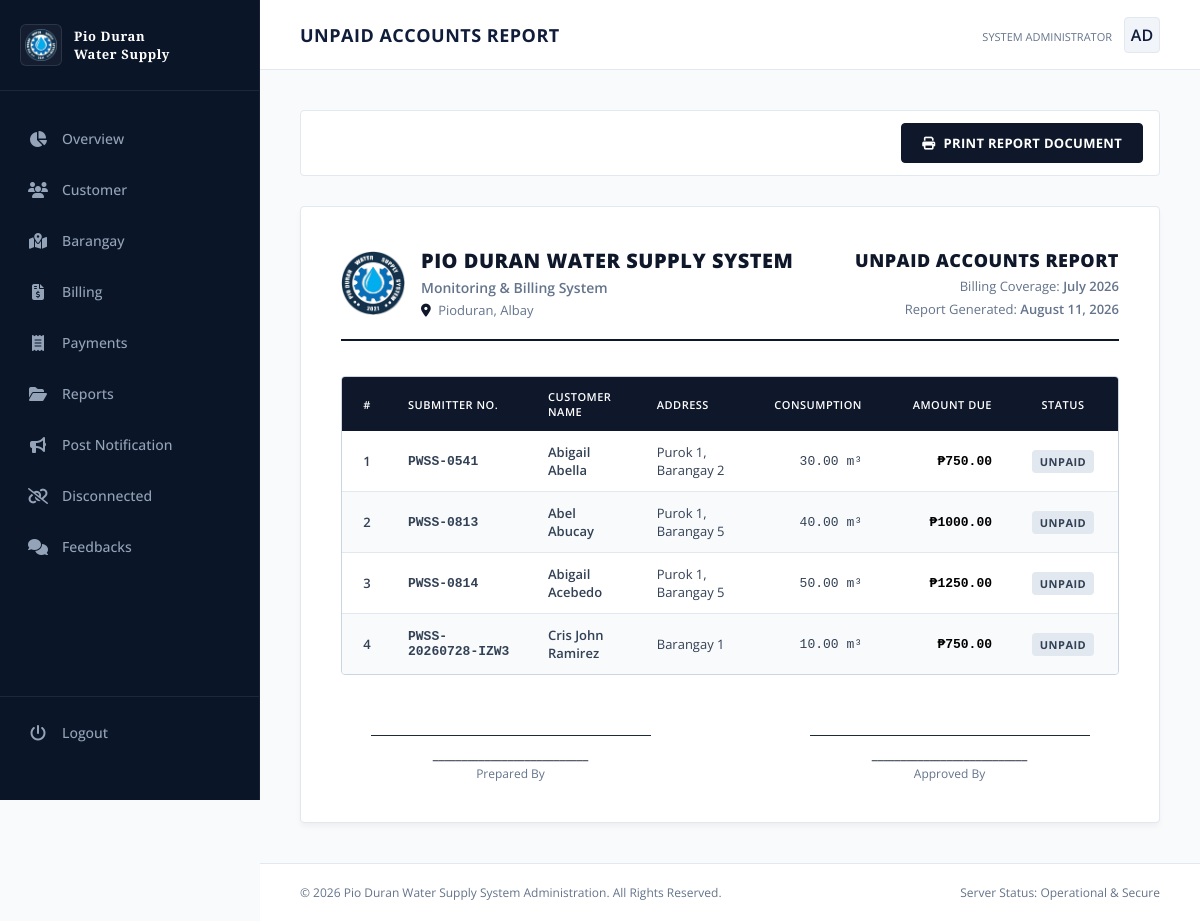
Before: /pwss/reports/unpaid/ (signed in) with the older database file.
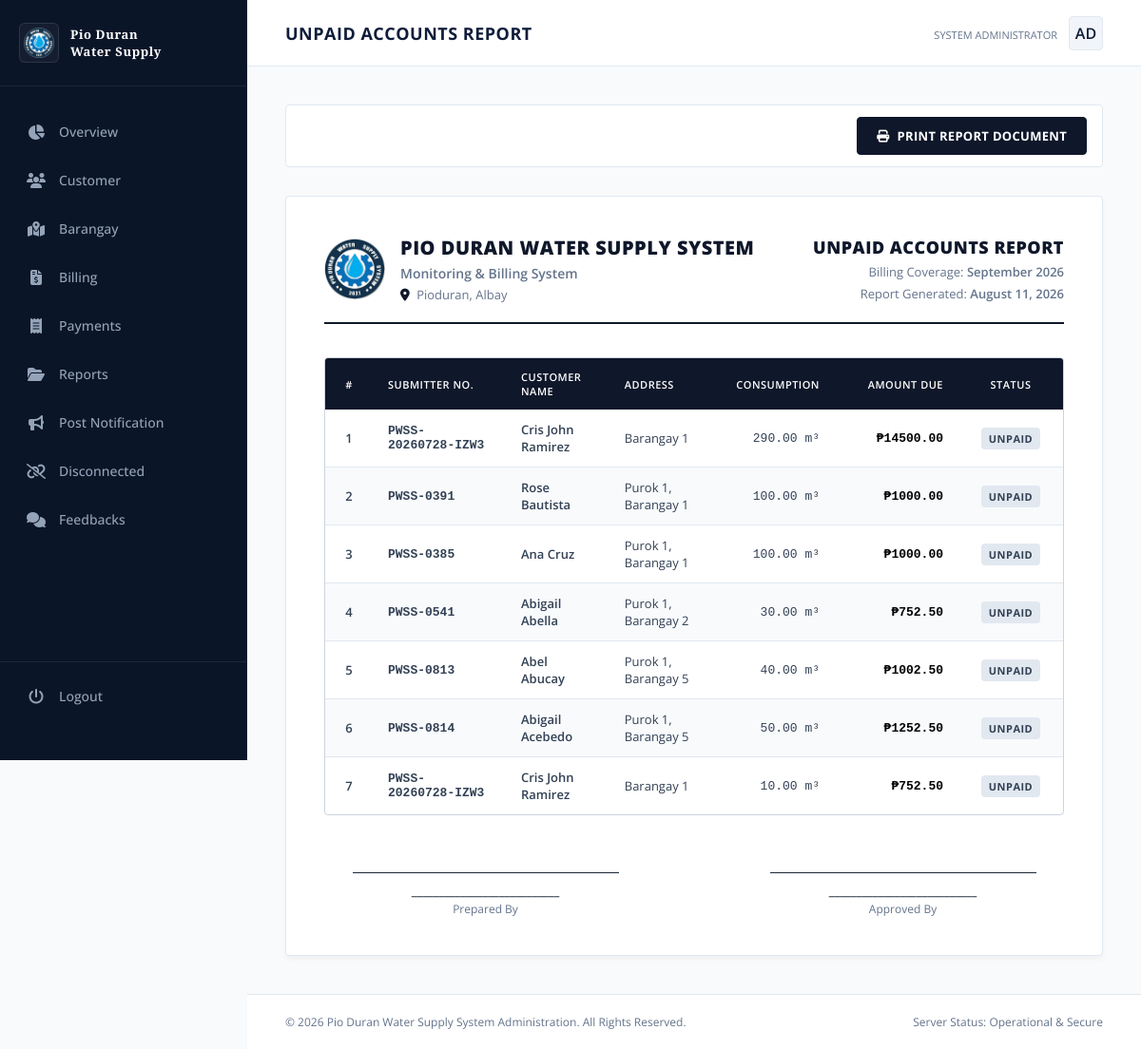
After: the same page with the newer database file.
### core/models.py (models this page shows, shortened)
class Billing(models.Model):
    STATUS_CHOICES = (
        ('unpaid', 'Unpaid'),
        ('paid', 'Paid'),
    )
    customer = models.ForeignKey(
        Customer,
        on_delete=models.CASCADE,
        related_name="billings"
    )
    billing_month = models.DateField()
    previous_reading = models.DecimalField(
        max_digits=10,
        decimal_places=2
    )
    current_reading = models.DecimalField(
        max_digits=10,
        decimal_places=2,
        null=True,
        blank=True
    )
    consumption = models.DecimalField(
        max_digits=10,
        decimal_places=2,
        editable=False
    )
    rate_per_cubic = models.DecimalField(
        max_digits=10,
        decimal_places=2,
        default=Decimal("25.00")
    )
    connection_fee = models.DecimalField(
        max_digits=10,
        decimal_places=2,
        default=Decimal("0.00"),
        blank=True,
        null=True
    )
    reconnection_fee = models.DecimalField(
        max_digits=10,
        decimal_places=2,
        default=Decimal("0.00"),
        blank=True,
        null=True
    )
    violation_fee = models.DecimalField(
        max_digits=10,
        decimal_places=2,
        default=Decimal("0.00"),
        blank=True,
        null=True
    )
    penalty_fee = models.DecimalField(
        max_digits=10,
        decimal_places=2,
        default=Decimal("0.00"),
        blank=True,
        null=True
    )
    total_amount = models.DecimalField(
        max_digits=10,
        decimal_places=2,
        editable=False
    )
    due_date = models.DateField()
    status = models.CharField(
        max_length=20,
        choices=STATUS_CHOICES,
        default="unpaid"
    )
    created_at = models.DateTimeField(auto_now_add=True)

### customer/models.py (models this page shows, shortened)
class Customer(models.Model):
    STATUS_CHOICES = (
        ("new", "New Applicant"),
        ("old", "Old Customer"),
    )
    user = models.OneToOneField(
        User,
        on_delete=models.CASCADE,
        related_name="customer_profile"
    )
    firstname = models.CharField(max_length=200)
    lastname = models.CharField(max_length=200)
    middlename = models.CharField(max_length=200)
    submitter_no = models.CharField(
        max_length=250,
        unique=True,
        blank=True,
        null=True
    )
    address = models.CharField(max_length=250)
    barangay = models.ForeignKey(
        Barangay,
        on_delete=models.PROTECT,
        related_name="customers"
    )
    status = models.CharField(
        max_length=20,
        choices=STATUS_CHOICES,
        default="new"
    )
    is_active = models.BooleanField(default=True)

### core/views.py (the view, shortened to what this page needs)
# urls.py: path("reports/unpaid/", views.unpaid_report, name="unpaid_report"),
@login_required
def unpaid_report(request):
    billing_coverage = request.GET.get("billing_coverage")
    billings = (
        Billing.objects
        .filter(status="unpaid")
        .select_related("customer")
        .order_by(
            "-billing_month",
            "customer__lastname",
            "customer__firstname"
        )
    )
    return render(
        request,
        "admin/unpaid_report.html",
        {
            "billings": billings,
            "billing_coverage": billing_coverage,
        }
    )

### core/templates/admin/unpaid_report.html (shortened to what this page needs)
{% extends 'admin.html' %}
{% load static %}
{% block content %}
<header class="top-navbar">
    <div class="page-title">
        <h1 id="current-view-title">Unpaid Accounts Report</h1>
    </div>
    <div class="admin-profile">
        <div class="admin-info">
            <small>System Administrator</small>
        </div>
        <div class="admin-avatar">AD</div>
    </div>
</header>
<div class="workspace">
    <div class="toolbar">
        <button class="btn-print" onclick="window.print()">
            <i class="fa-solid fa-print"></i> Print Report Document
        </button>
    </div>
    <div class="report-paper">
        <div class="report-header">
            <div class="header-brand-group">
                <div class="report-logo-wrapper">
                    <img src="{% static "images/PWSS.png" %}" alt="PDWSS Logo" class="report-logo-img" onerror="this.style.display='none'; document.getElementById('logo-fallback-icon').style.display='flex';">
                </div>
                <div class="org-details">
                    <h2>PIO DURAN WATER SUPPLY SYSTEM</h2>
                    <h3>Monitoring & Billing System</h3>
                    <p><i class="fa-solid fa-location-dot" style="margin-right: 4px; color: var(--primary);"></i> Pioduran, Albay</p>
                </div>
            </div>
            <div class="report-meta">
                <h1 class="report-title">Unpaid Accounts Report</h1>
                <div class="report-date">
                    Billing Coverage:
                    <span class="font-semibold">
                        {% if billings %}
                            {{ billings.0.billing_month|date:"F Y" }}
                        {% else %}
                            -
                        {% endif %}
                    </span>
                </div>
                <div class="report-date">
                    Report Generated:
                    <span class="font-semibold">{% now "F d, Y" %}</span>
                </div>
            </div>
        </div>
        <div class="table-container">
            <table>
                <thead>
                    <tr>
                        <th style="width: 50px;" class="center">#</th>
                        <th style="width: 140px;">Submitter No.</th>
                        <th>Customer Name</th>
                        <th>Address</th>
                        <th style="width: 130px;" class="right">Consumption</th>
                        <th style="width: 130px;" class="right">Amount Due</th>
                        <th style="width: 110px;" class="center">Status</th>
                    </tr>
                </thead>
                <tbody>
                    {% for billing in billings %}
                    <tr>
                        <td class="center font-semibold text-muted">{{ forloop.counter }}</td>
                        <td class="font-semibold font-mono">{{ billing.customer.submitter_no }}</td>
                        <td class="font-semibold">{{ billing.customer.firstname }} {{ billing.customer.lastname }}</td>
                        <td>{{ billing.customer.address }}</td>
                        <td class="right font-mono">{{ billing.consumption }} m³</td>
                        <td class="right font-semibold font-mono color-black">₱{{ billing.total_amount }}</td>
                        <td class="center">
                            <span class="status-badge">Unpaid</span>
                        </td>
                    </tr>
                    {% endfor %}
                </tbody>
            </table>
        </div>
        <div class="footer-signatures">
            <div class="signature-block">
                <div class="signature-line">
                    <div class="signer-name">___________________________</div>
                    <div class="signer-title">Prepared By</div>
                </div>
            </div>
            <div class="signature-block">
                <div class="signature-line">
                    <div class="signer-name">___________________________</div>
                    <div class="signer-title">Approved By</div>
                </div>
            </div>
        </div>
    </div>
</div>
{% endblock %}

### core/templates/admin.html (shortened to what this page needs)
{% load static %}
<!DOCTYPE html>
<html lang="en">
<head>
    <link rel="stylesheet" href="https://cdnjs.cloudflare.com/ajax/libs/font-awesome/6.4.0/css/all.min.css">
</head>
<body>
    <aside class="sidebar">
        <div class="sidebar-brand">
            <div class="sidebar-logo-container">
                {% load static %}
                <img src="{% static 'images/PWSS.png' %}" alt="Pio Duran Logo" class="sidebar-logo-img" onerror="this.style.display='none'; this.nextElementSibling.style.display='block';">
            </div>
            <h2>Pio Duran<br>Water Supply</h2>
        </div>
        <ul class="sidebar-menu">
            <li class="menu-item">
                <a href="{% url 'admin_dashboard' %}"><i class="fa-solid fa-chart-pie"></i> <span>Overview</span></a>
            </li>
            <li class="menu-item">
                <a href="{% url 'customers' %}"><i class="fa-solid fa-users"></i> <span>Customer</span></a>
            </li>
            <li class="menu-item">
                <a href="{% url 'brgy_list' %}"><i class="fa-solid fa-map-location-dot"></i> <span>Barangay</span></a>
            </li>
            <li class="menu-item">
                <a href="{% url 'billing' %}"><i class="fa-solid fa-file-invoice-dollar"></i> <span>Billing</span></a>
            </li>
            <li class="menu-item">
                <a href="{% url 'payments' %}"><i class="fa-solid fa-receipt"></i> <span>Payments</span></a>
            </li>
            <li class="menu-item">
                <a href="{% url 'reports' %}"><i class="fa-solid fa-folder-open"></i> <span>Reports</span></a>
            </li>
            <li class="menu-item">
                <a href="{% url 'post-notifacation' %}"><i class="fa-solid fa-bullhorn"></i> <span>Post Notification</span></a>
            </li>
            <li class="menu-item menu-disconnected">
                <a href="{% url "disconnected_list" %}"><i class="fa-solid fa-link-slash"></i> <span>Disconnected</span></a>
            </li>
            <li class="menu-item">
                <a href="{% url "feedbacks" %}"><i class="fa-solid fa-comments"></i> <span>Feedbacks</span></a>
            </li>
            <li class="menu-item menu-logout">
                <a href="{% url 'logout_view' %}"><i class="fa-solid fa-power-off"></i> <span>Logout</span></a>
            </li>
        </ul>
    </aside>
    <main class="main-content">
        {% block content %}
        {% endblock %}
        <footer class="dashboard-footer">
            <p>© 2026 Pio Duran Water Supply System Administration. All Rights Reserved.</p>
            <p>Server Status: Operational & Secure</p>
        </footer>
    </main>
</body>
</html>

### core/templates/admin.html (style rules this page uses)
:root { --bg-navy: #0f1d3a; --sidebar-bg: #0b1528; --main-bg: #f8fafc; --card-bg: #ffffff; --primary-text: #1e293b; --secondary-text: #64748b; --accent-gold: #b45309; --border-classic: #e2e8f0; --accent-blue: #1d4ed8; --success-green: #15803d; }
* { margin: 0; padding: 0; box-sizing: border-box; font-family: 'Open Sans', sans-serif; }
body { background-color: var(--main-bg); color: var(--primary-text); display: flex; min-height: 100vh; overflow-x: hidden; }
.sidebar { width: 260px; background-color: var(--sidebar-bg); color: #ffffff; display: flex; flex-direction: column; border-right: 1px solid rgba(255, 255, 255, 0.05); position: fixed; height: 100vh; z-index: 10; }
.sidebar-brand { padding: 24px 20px; border-bottom: 1px solid rgba(255, 255, 255, 0.08); display: flex; align-items: center; gap: 12px; }
.sidebar-logo-container { display: flex; align-items: center; justify-content: center; flex-shrink: 0; width: 42px; height: 42px; background-color: rgba(255, 255, 255, 0.04); border: 1px solid rgba(255, 255, 255, 0.1); border-radius: 6px; padding: 4px; overflow: hidden; }
.sidebar-logo-img { width: 100%; height: 100%; object-fit: contain; }
.sidebar-brand h2 { font-family: 'Cinzel', serif; font-size: 13px; font-weight: 700; letter-spacing: 0.6px; line-height: 1.4; color: #ffffff; }
.sidebar-menu { list-style: none; padding: 24px 0; display: flex; flex-direction: column; gap: 4px; flex-grow: 1; }
.menu-item a { display: flex; align-items: center; gap: 14px; padding: 14px 24px; color: #94a3b8; text-decoration: none; font-size: 14px; font-weight: 500; transition: all 0.2s ease; border-left: 4px solid transparent; }
.menu-item i { font-size: 16px; width: 20px; text-align: center; }
.menu-logout { border-top: 1px solid rgba(255, 255, 255, 0.08); padding-top: 12px; margin-top: auto; margin-bottom: 20px; }
.main-content { margin-left: 260px; width: calc(100% - 260px); display: flex; flex-direction: column; min-height: 100vh; }
.top-navbar { background-color: var(--card-bg); height: 70px; border-bottom: 1px solid var(--border-classic); display: flex; align-items: center; justify-content: space-between; padding: 0 40px; }
.page-title h1 { font-size: 18px; font-weight: 700; color: var(--bg-navy); text-transform: uppercase; letter-spacing: 0.5px; }
.admin-profile { display: flex; align-items: center; gap: 12px; }
.admin-avatar { width: 36px; height: 36px; background-color: #f1f5f9; border: 1px solid var(--border-classic); border-radius: 4px; display: flex; align-items: center; justify-content: center; color: var(--bg-navy); font-weight: 600; }
.admin-info small { font-size: 11px; color: var(--secondary-text); text-transform: uppercase; }
.workspace { padding: 40px; display: flex; flex-direction: column; gap: 30px; flex-grow: 1; }
.table-container { width: 100%; overflow-x: auto; }
.dashboard-footer { padding: 20px 40px; background-color: var(--card-bg); border-top: 1px solid var(--border-classic); display: flex; justify-content: space-between; align-items: center; font-size: 12px; color: var(--secondary-text); margin-top: auto; }

Changed rows visible on the page:
added Billing: billing_month "September 2026", customer.submitter_no "PWSS-20260728-IZW3", customer.firstname "Cris John", customer.lastname "Ramirez", customer.address "Barangay 1", consumption "290.00", total_amount "14500.00"
added Billing: customer.submitter_no "PWSS-0391", customer.firstname "Rose", customer.lastname "Bautista", customer.address "Purok 1, Barangay 1", consumption "100.00", total_amount "1000.00"
added Billing: customer.submitter_no "PWSS-0385", customer.firstname "Ana", customer.lastname "Cruz", customer.address "Purok 1, Barangay 1", consumption "100.00", total_amount "1000.00"
changed Billing "PWSS-0541": total_amount "750.00" → "752.50"
changed Billing "PWSS-0813": total_amount "1000.00" → "1002.50"
changed Billing "PWSS-0814": total_amount "1250.00" → "1252.50"
changed Billing (number 7 of 7 on the later page): total_amount "750.00" → "752.50"
Other visible differences:
{{ billings.0.billing_month|date:"F Y" }}: "July 2026" → "September 2026"
